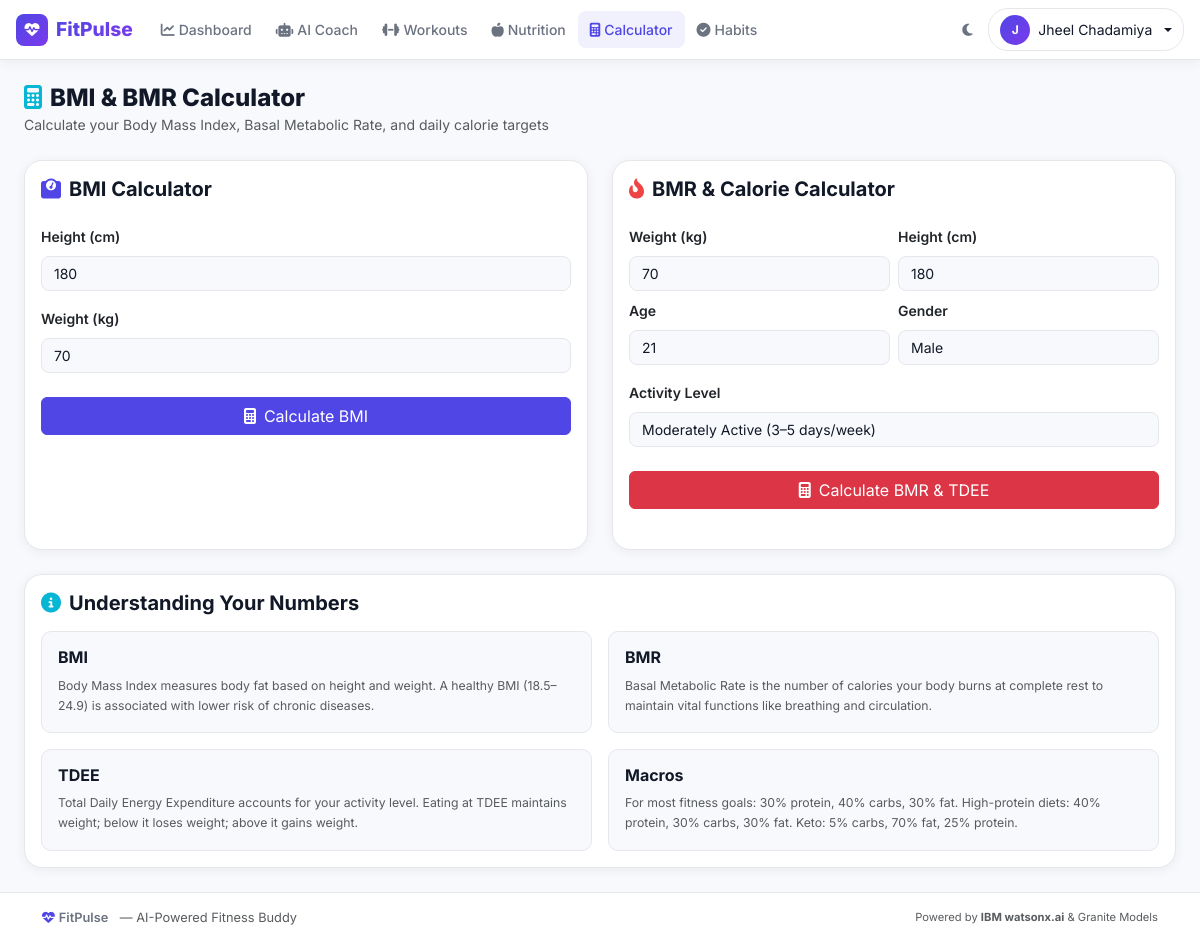
Screenshot of /calculator (signed in) with the database file from the repository.
### models.py (models this page shows, shortened)
class User(UserMixin, db.Model):
    __tablename__ = "users"
    id               = db.Column(db.Integer, primary_key=True)
    username         = db.Column(db.String(80),  unique=True, nullable=False)
    email            = db.Column(db.String(120), unique=True, nullable=False)
    password_hash    = db.Column(db.String(256), nullable=False)
    created_at       = db.Column(db.DateTime,    default=datetime.utcnow)
    full_name        = db.Column(db.String(120), default="")
    age              = db.Column(db.Integer,     default=25)
    gender           = db.Column(db.String(20),  default="")
    height           = db.Column(db.Float,       default=170.0)   # cm
    weight           = db.Column(db.Float,       default=70.0)    # kg
    fitness_goal     = db.Column(db.String(50),  default="general_fitness")
    activity_level   = db.Column(db.String(30),  default="moderate")
    fitness_level    = db.Column(db.String(20),  default="beginner")
    diet_preference  = db.Column(db.String(30),  default="vegetarian")
    equipment        = db.Column(db.String(100), default="none")
    workout_duration = db.Column(db.Integer,     default=30)      # minutes
    medical_notes    = db.Column(db.Text,        default="")
    avatar_url       = db.Column(db.String(256), default="")
    chat_messages    = db.relationship("ChatMessage",    back_populates="user", cascade="all, delete-orphan")
    workouts         = db.relationship("WorkoutLog",     back_populates="user", cascade="all, delete-orphan")
    nutrition_logs   = db.relationship("NutritionLog",   back_populates="user", cascade="all, delete-orphan")
    habit_logs       = db.relationship("HabitLog",       back_populates="user", cascade="all, delete-orphan")
    weight_logs      = db.relationship("WeightLog",      back_populates="user", cascade="all, delete-orphan")

### app.py (the view)
@app.route("/calculator")
@login_required
def calculator():
    return render_template("calculator.html")

### app.py (called while the page is built)
@login_manager.user_loader
def load_user(user_id: str) -> User | None:
    return db.session.get(User, int(user_id))

@app.context_processor
def inject_globals():
    return {"now": datetime.utcnow()}

### templates/calculator.html (shortened to what this page needs)
{% extends "base.html" %}
{% block content %}
<div class="container-fluid py-4 px-3 px-lg-4">
  <div class="mb-4">
    <h4 class="fw-800 mb-0"><i class="fas fa-calculator me-2 text-info"></i>BMI & BMR Calculator</h4>
    <p class="text-muted">Calculate your Body Mass Index, Basal Metabolic Rate, and daily calorie targets</p>
  </div>
  <div class="row g-4">
    <div class="col-lg-6">
      <div class="card fitcard h-100">
        <div class="card-body">
          <h5 class="fw-700 mb-4"><i class="fas fa-weight me-2 text-primary"></i>BMI Calculator</h5>
          <div class="mb-3">
            <label class="form-label fw-600">Height (cm)</label>
            <input type="number" id="bmiHeight" class="form-control" value="{{ current_user.height|int }}" min="50" max="250"/>
          </div>
          <div class="mb-4">
            <label class="form-label fw-600">Weight (kg)</label>
            <input type="number" id="bmiWeight" class="form-control" value="{{ current_user.weight|int }}" min="10" max="500"/>
          </div>
          <button class="btn btn-primary w-100 mb-4" onclick="calcBMI()">
            <i class="fas fa-calculator me-2"></i>Calculate BMI
          </button>
        </div>
      </div>
    </div>
    <div class="col-lg-6">
      <div class="card fitcard h-100">
        <div class="card-body">
          <h5 class="fw-700 mb-4"><i class="fas fa-fire-alt me-2 text-danger"></i>BMR & Calorie Calculator</h5>
          <div class="row g-2 mb-3">
            <div class="col-6">
              <label class="form-label fw-600">Weight (kg)</label>
              <input type="number" id="bmrWeight" class="form-control" value="{{ current_user.weight|int }}"/>
            </div>
            <div class="col-6">
              <label class="form-label fw-600">Height (cm)</label>
              <input type="number" id="bmrHeight" class="form-control" value="{{ current_user.height|int }}"/>
            </div>
            <div class="col-6">
              <label class="form-label fw-600">Age</label>
              <input type="number" id="bmrAge" class="form-control" value="{{ current_user.age }}"/>
            </div>
            <div class="col-6">
              <label class="form-label fw-600">Gender</label>
              <select id="bmrGender" class="form-select">
                <option value="male" {% if current_user.gender=='male' %}selected{% endif %}>Male</option>
              </select>
            </div>
          </div>
          <div class="mb-4">
            <label class="form-label fw-600">Activity Level</label>
            <select id="bmrActivity" class="form-select">
              <option value="moderate" selected>Moderately Active (3–5 days/week)</option>
            </select>
          </div>
          <button class="btn btn-danger w-100 mb-4" onclick="calcBMR()">
            <i class="fas fa-calculator me-2"></i>Calculate BMR & TDEE
          </button>
        </div>
      </div>
    </div>
    <div class="col-12">
      <div class="card fitcard">
        <div class="card-body">
          <h5 class="fw-700 mb-3"><i class="fas fa-info-circle me-2 text-info"></i>Understanding Your Numbers</h5>
          <div class="row g-3">
            {% for title, text in info %}
            <div class="col-md-6">
              <div class="info-card">
                <h6 class="fw-700">{{ title }}</h6>
                <p class="text-muted small mb-0">{{ text }}</p>
              </div>
            </div>
            {% endfor %}
          </div>
        </div>
      </div>
    </div>
  </div>
</div>
{% endblock %}

### templates/base.html (shortened to what this page needs)
<!DOCTYPE html>
<html lang="en" data-bs-theme="light">
<head>
  <link href="https://cdn.jsdelivr.net/npm/bootstrap@5.3.3/dist/css/bootstrap.min.css" rel="stylesheet"/>
  <link href="https://cdnjs.cloudflare.com/ajax/libs/font-awesome/6.5.0/css/all.min.css" rel="stylesheet"/>
  <link href="{{ url_for('static', filename='css/style.css') }}" rel="stylesheet"/>
</head>
<body>
<nav class="navbar navbar-expand-lg fitpulse-navbar sticky-top">
  <div class="container-fluid px-3">
    <a class="navbar-brand fw-800 d-flex align-items-center gap-2" href="{{ url_for('index') }}">
      <span class="brand-icon"><i class="fas fa-heartbeat"></i></span>
      <span class="brand-text">FitPulse</span>
    </a>
    <div class="collapse navbar-collapse" id="navMain">
      {% if current_user.is_authenticated %}
      <ul class="navbar-nav me-auto mb-2 mb-lg-0">
        <li class="nav-item">
          <a class="nav-link {% if request.endpoint=='dashboard' %}active{% endif %}" href="{{ url_for('dashboard') }}">
            <i class="fas fa-chart-line me-1"></i>Dashboard
          </a>
        </li>
        <li class="nav-item">
          <a class="nav-link {% if request.endpoint=='chat' %}active{% endif %}" href="{{ url_for('chat') }}">
            <i class="fas fa-robot me-1"></i>AI Coach
          </a>
        </li>
        <li class="nav-item">
          <a class="nav-link {% if request.endpoint=='workout' %}active{% endif %}" href="{{ url_for('workout') }}">
            <i class="fas fa-dumbbell me-1"></i>Workouts
          </a>
        </li>
        <li class="nav-item">
          <a class="nav-link {% if request.endpoint=='nutrition' %}active{% endif %}" href="{{ url_for('nutrition') }}">
            <i class="fas fa-apple-alt me-1"></i>Nutrition
          </a>
        </li>
        <li class="nav-item">
          <a class="nav-link {% if request.endpoint=='calculator' %}active{% endif %}" href="{{ url_for('calculator') }}">
            <i class="fas fa-calculator me-1"></i>Calculator
          </a>
        </li>
        <li class="nav-item">
          <a class="nav-link {% if request.endpoint=='habits' %}active{% endif %}" href="{{ url_for('habits') }}">
            <i class="fas fa-check-circle me-1"></i>Habits
          </a>
        </li>
      </ul>
      <div class="d-flex align-items-center gap-2">
        <button class="btn btn-sm btn-ghost-icon" id="themeToggle" title="Toggle dark mode">
          <i class="fas fa-moon" id="themeIcon"></i>
        </button>
        <div class="dropdown">
          <button class="btn btn-sm user-menu-btn dropdown-toggle d-flex align-items-center gap-2" data-bs-toggle="dropdown">
            <div class="avatar-sm">{{ (current_user.full_name or current_user.username)[0].upper() }}</div>
            <span class="d-none d-lg-inline">{{ current_user.full_name or current_user.username }}</span>
          </button>
        </div>
      </div>
      {% else %}
      <ul class="navbar-nav ms-auto">
        <li class="nav-item"><a class="nav-link" href="{{ url_for('login') }}">Login</a></li>
        <li class="nav-item"><a class="btn btn-primary btn-sm ms-2" href="{{ url_for('register') }}">Get Started</a></li>
      </ul>
      {% endif %}
    </div>
  </div>
</nav>
<main class="main-content">
  {% block content %}{% endblock %}
</main>
<footer class="fitpulse-footer">
  <div class="container">
    <div class="row align-items-center">
      <div class="col-md-6">
        <span class="fw-600"><i class="fas fa-heartbeat me-1 text-primary"></i>FitPulse</span>
        <span class="text-muted ms-2">— AI-Powered Fitness Buddy</span>
      </div>
      <div class="col-md-6 text-md-end text-muted small">
        Powered by <strong>IBM watsonx.ai</strong> &amp; Granite Models
      </div>
    </div>
  </div>
</footer>
</body>
</html>

### static/css/style.css (style rules this page uses)
:root { --fp-primary: #4f46e5; --fp-secondary: #7c3aed; --fp-success: #10b981; --fp-danger: #ef4444; --fp-warning: #f59e0b; --fp-info: #06b6d4; --fp-orange: #f97316; --fp-bg: #f8f9fc; --fp-surface: #ffffff; --fp-border: #e5e7eb; --fp-text: #111827; --fp-muted: #6b7280; --fp-navbar-bg: #ffffff; --fp-shadow: 0 2px 12px rgba(0,0,0,.06); --fp-radius: 12px; --fp-radius-lg: 18px; --fp-font: 'Inter', -apple-system, BlinkMacSystemFont, 'Segoe UI', sans-serif; --transition: .2s ease; }
*, *::before, *::after { box-sizing: border-box; }
body { font-family: var(--fp-font); background: var(--fp-bg); color: var(--fp-text); font-size: 14px; line-height: 1.65; transition: background var(--transition), color var(--transition); }
h1, h2, h3, h4, h5, h6 { color: var(--fp-text); }
.fw-600 { font-weight: 600; }
.fw-700 { font-weight: 700; }
.fw-800 { font-weight: 800; }
.main-content { min-height: calc(100vh - 56px - 52px); }
.fitpulse-navbar { background: var(--fp-navbar-bg); border-bottom: 1px solid var(--fp-border); box-shadow: var(--fp-shadow); transition: background var(--transition); }
.navbar-brand .brand-icon { width: 32px; height: 32px; background: linear-gradient(135deg, var(--fp-primary), var(--fp-secondary)); border-radius: 8px; display: flex; align-items: center; justify-content: center; color: #fff; font-size: 15px; }
.navbar-brand .brand-text { font-size: 1.2rem; font-weight: 800; background: linear-gradient(135deg, var(--fp-primary), var(--fp-secondary)); -webkit-background-clip: text; -webkit-text-fill-color: transparent; background-clip: text; }
.nav-link { font-weight: 500; color: var(--fp-muted) !important; padding: .45rem .75rem !important; border-radius: 8px; transition: all var(--transition); }
.nav-link:hover, .nav-link.active { color: var(--fp-primary) !important; background: rgba(79,70,229,.08); }
.btn-ghost-icon { background: none; border: none; color: var(--fp-muted); padding: .3rem .45rem; border-radius: 8px; transition: all var(--transition); }
.avatar-sm { width: 30px; height: 30px; border-radius: 50%; background: linear-gradient(135deg, var(--fp-primary), var(--fp-secondary)); color: #fff; display: flex; align-items: center; justify-content: center; font-weight: 700; font-size: 12px; }
.user-menu-btn { background: none; border: 1px solid var(--fp-border); border-radius: 20px; padding: .35rem .7rem; color: var(--fp-text); transition: all var(--transition); }
.fitpulse-footer { background: var(--fp-surface); border-top: 1px solid var(--fp-border); padding: .9rem 1rem; font-size: .8rem; color: var(--fp-muted); }
.fitcard { background: var(--fp-surface); border: 1px solid var(--fp-border); border-radius: var(--fp-radius-lg); box-shadow: var(--fp-shadow); transition: all var(--transition); }
.text-primary { color: var(--fp-primary) !important; }
.text-info { color: var(--fp-info) !important; }
.text-danger { color: var(--fp-danger) !important; }
.form-control, .form-select { background: var(--fp-bg); border: 1px solid var(--fp-border); border-radius: 8px; color: var(--fp-text); font-size: .875rem; transition: border-color var(--transition); }
.info-card { background: var(--fp-bg); border: 1px solid var(--fp-border); border-radius: 10px; padding: 1rem; }
.btn-primary { background: var(--fp-primary); border-color: var(--fp-primary); }

### rows the page displays
User: full_name "J", full_name "Jheel Chadamiya", height "180", weight "70", age "21", gender "Male"

### other values shown
{{ title }} "BMI" "BMR" "TDEE" "Macros"
{{ text }} "Body Mass Index measures body fat based on height and weight. A healthy BMI (18.5–24.9) is associated with lower risk of chronic diseases." "Basal Metabolic Rate is the number of calories your body burns at complete rest to maintain vital functions like breathing and circulation." "Total Daily Energy Expenditure accounts for your activity level. Eating at TDEE maintains weight; below it loses weight; above it gains weight." "For most fitness goals: 30% protein, 40% carbs, 30% fat. High-protein diets: 40% protein, 30% carbs, 30% fat. Keto: 5% carbs, 70% fat, 25% protein."
